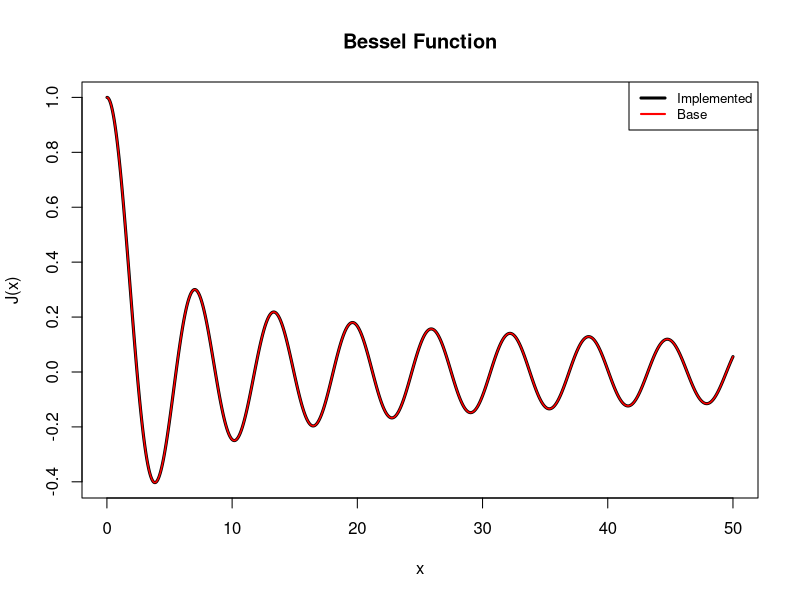

Here is the R script that generated this plot:
library(deSolve) #import library deSolve

#Initiate the initial values:
st <- c(y1 = 1, dy1 = 0)
#y1 = 0.005, dy1 = 1/2 for order 1.

#Order of the Bessel Equation
k <- 0

#Insert the Bessel function : (x^2)y'' + xy' + (x^2 - k^2)y = 0, k = 0
BesselFunction <- function(x,y,p){ 
  dy1 <- y[2] #y' = y[2]
  dy2 <- -(((x^2)-k^2)*y[1]+(x*y[2]))/(x^2) #Isolate y[2]'
  list(c(dy1,dy2))
}

#The time start at 0.01 to not cause problems dividing by 0.
times <- seq(from = 0.01, to = 50, by = 0.01)

#Using the function ode from deSolve to solve the problem
out <- ode(y = st, func = BesselFunction, times = times)

#Bessel function of the first kind in the library (Base) in R
Jzero <- besselJ(times, k)

#To view the first 10 iterations:
head(out, n = 10)
head(Jzero, n = 10)
#To view the last 10 iterations:
tail(out, n = 10)
tail(Jzero, n = 10)
#To view between 100 iterations and 120 iterations:
out[100:120, c("time", "y1")]
Jzero[100:120]

#Plot the function.
plot(times, out[,"y1"], type = "l", xlab = "x", ylab = "J(x)", lwd = 3,
     main = "Bessel Function", col = "black")
lines(times, Jzero, type = "l", col = "red", lwd = 1.5)
legend("topright", legend=c("Implemented", "Base"),
       col=c("black", "red"), lty=1:1, lwd=3:1.5, cex=0.8)
